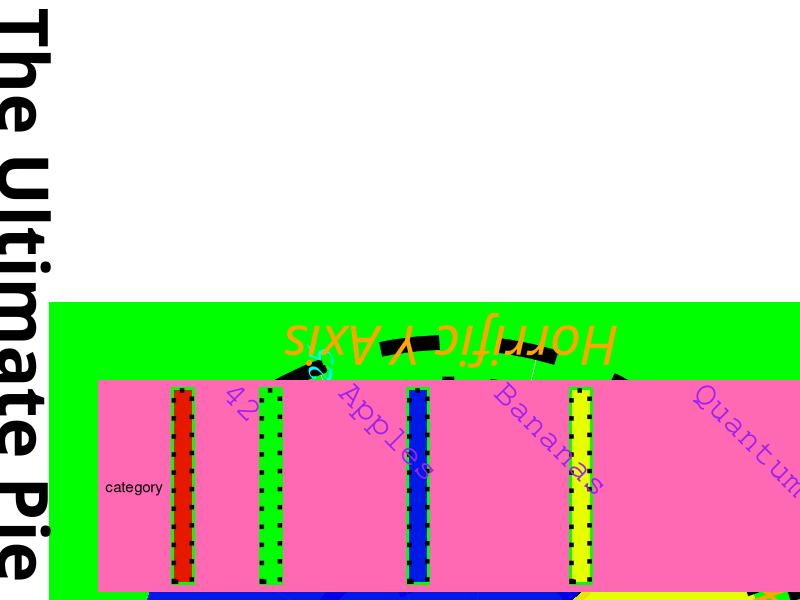

This chart was generated by the following R code:
library(ggplot2)

# Create some bizarre and unusual data
data <- data.frame(
  category = c("Apples", "Bananas", "Quantum Foam", "42"),
  value = c(3.14, 99, -25, 0.001) # Mixing decimals, large values, negatives, and tiny values
)

# Create a hideous and eye-watering pie chart
ggplot(data, aes(x = "", y = value, fill = category)) +
  geom_bar(stat = "identity", width = 3, color = "black", linetype = "dotted", size = 4, alpha = 0.9) + # Overly thick bars
  coord_polar(theta = "y", start = pi/3, direction = -1) + # Off-angle for maximum chaos
  scale_fill_manual(values = c("#FF0000", "#00FF00", "#0000FF", "#FFFF00")) + # Blinding neon colors
  theme(
    panel.background = element_rect(fill = "green"), # Eye-searing green background
    panel.grid.major = element_line(color = "black", size = 5, linetype = "dashed"), # Thick, distracting grid lines
    axis.text = element_text(size = 30, family = "Comic Sans MS", color = "cyan", angle = 90), # Slanted, unreadable text
    axis.title = element_text(size = 40, family = "Papyrus", color = "orange", face = "italic", angle = 180), # Inverted, awful titles
    plot.title = element_text(size = 50, family = "Wingdings", color = "black", face = "bold", angle = -90), # Unintelligible title
    legend.position = "bottom",
    legend.background = element_rect(fill = "hotpink"), # Clashing pink legend background
    legend.text = element_text(size = 25, color = "purple", family = "Courier", angle = -45) # Tilted, chaotic legend text
  ) +
  labs(title = "The Ultimate Pie Chart Disaster", x = "Unnecessary X Axis", y = "Horrific Y Axis")
